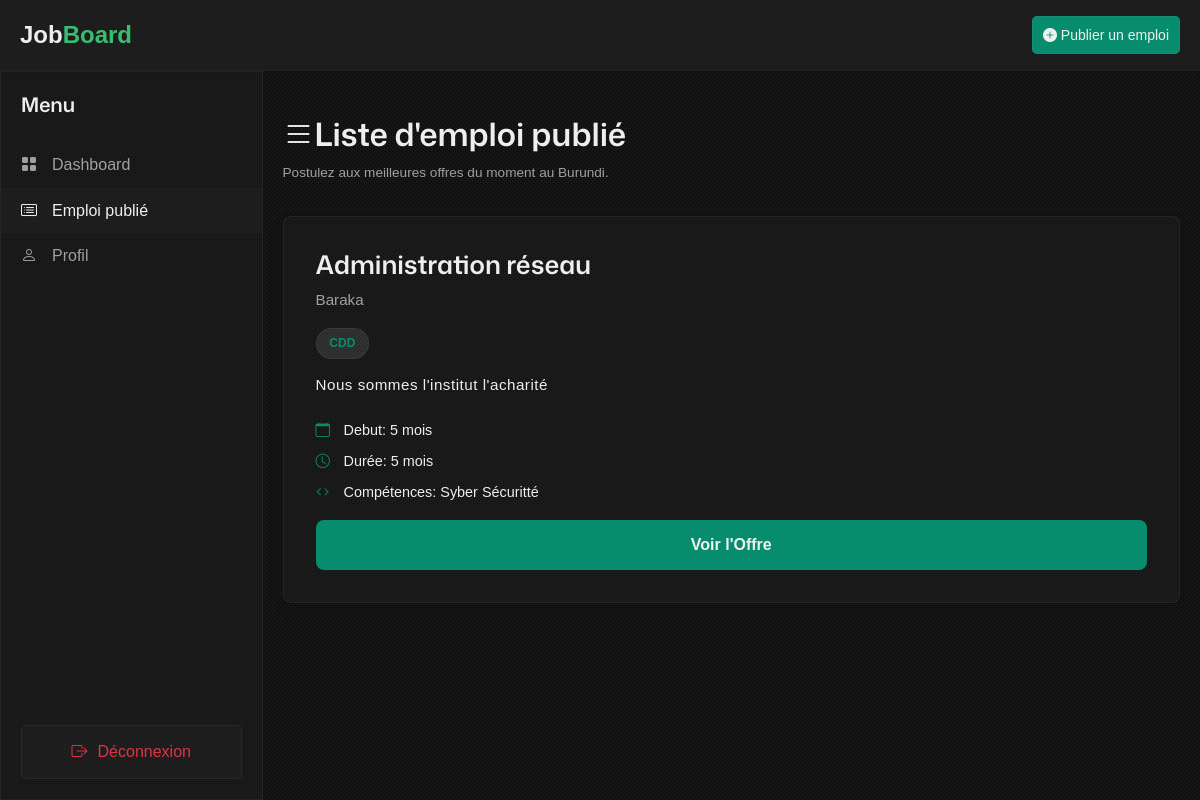
Before: /employer_offer/ (signed in) with the older database file.
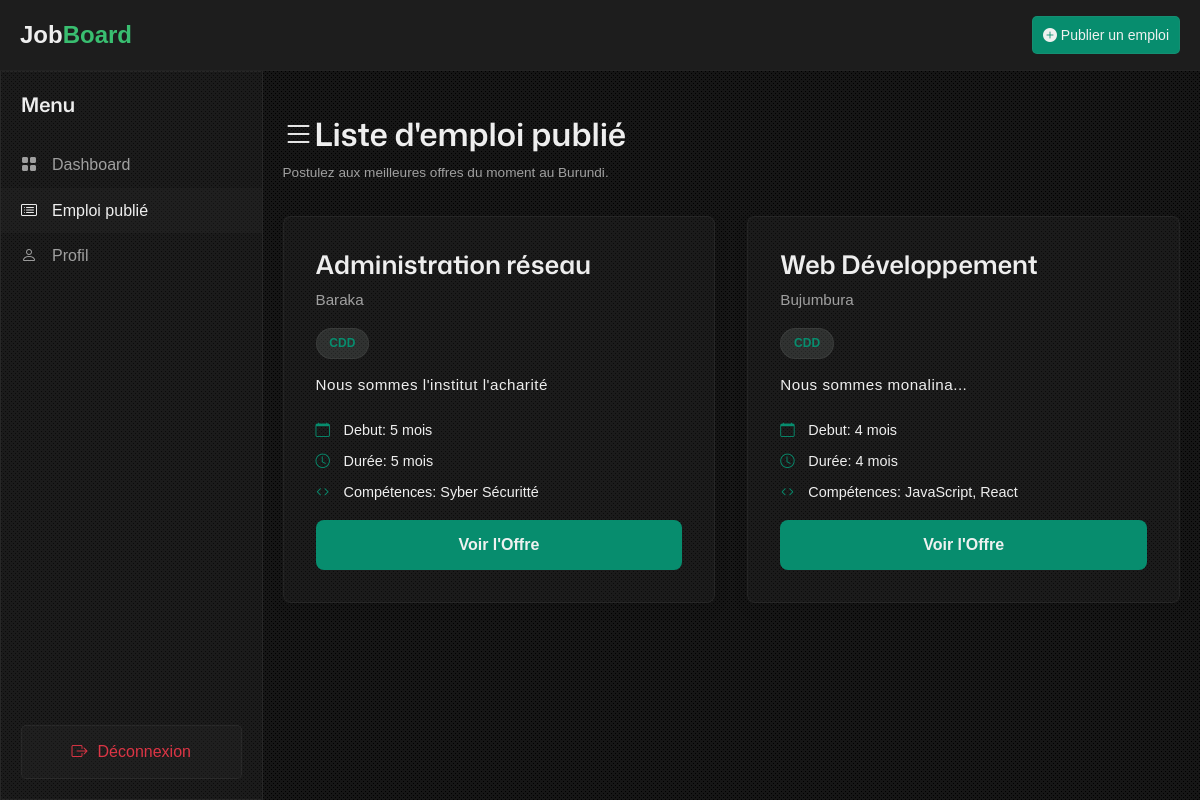
After: the same page with the newer database file.
### jobBoard/app/job/models.py (models this page shows)
class Offer(models.Model):
    id = models.UUIDField(primary_key=True, default=uuid4, editable=False)
    employer = models.ForeignKey('EmployerProfil', on_delete=models.SET_NULL, null=True, related_name="offers")
    title = models.CharField(max_length=50)
    competence = models.CharField(max_length=100)
    experience = models.CharField(max_length=100, null=True, blank=True)
    delay = models.CharField(max_length=50, null=True, blank=True)
    profil = models.CharField(max_length=150, null=True, blank=True)
    description = models.TextField()
    contract_type = models.CharField(max_length=20)
    salary = models.IntegerField(null=True, blank=True)
    workplace = models.CharField(max_length=50)
    company_name = models.CharField(max_length=50)
    activity_sector = models.CharField(max_length=50, null=True, blank=True)
    coordinate = models.CharField(max_length=100)
    created_at = models.DateTimeField(auto_now_add=True)
    updated_at = models.DateTimeField(auto_now=True)

### jobBoard/app/job/employer_views.py (the view)
# urls.py: path('employer_offer/', offerView, name="employer_offer"),
@never_cache
@login_required
def offerView(request):
    offers = Offer.objects.filter(employer__user=request.user).order_by('created_at')
    return render(request, 'job/employer/employer_offer.html', {'offers': offers})

### jobBoard/app/job/templates/job/employer/employer_offer.html
{% extends "../bases/base.html" %}
{% block header %}
    {% include "../bases/header.html" %}
{% endblock %}
{% block content %}
<main class="main-layout">
    {% include "../bases/left_bar.html" %}
    <section class="right-bar">
        <div class="header">
            <h1><i class="bi bi-list"></i>Liste d'emploi publié</h1>
            <p class="intro-text">Postulez aux meilleures offres du moment au Burundi.</p>
        </div>
        <section class="job-list">
            {% if offers %}
            {% for offer in offers %}
            <article class="job-card">
                <div>
                    <h3 class="card-title">{{ offer.title }}</h3>
                    <p class="card-subtitle">{{ offer.workplace }}</p>
                    <span class="job-tag tag-stage">{{ offer.contract_type }}</span>
                    <p class="short-description">{{ offer.description }}</p>
                    <ul class="card-details-list">
                        <li><i class="bi bi-calendar"></i>Debut: {{ offer.delay }}</li>
                        <li><i class="bi bi-clock"></i>Durée: {{ offer.delay }}</li>
                        <li><i class="bi bi-code"></i>Compétences:  {{ offer.competence }}</li>
                    </ul>
                </div>
                <a href="{% url "offer_detail" offer.id %}" class="view-details-btn">Voir l'Offre</a>
            </article>
            {% endfor %}
            {% else %}
            <div style="text-align: center;margin: 2em 0;color: var(--bs-text-muted);">
                <i class="bi bi-search" style="font-size: 50px;"></i>
                <p>Aucun emploi disponible pour le moment</p>
            </div>
            {% endif %}
        </section>
    </section>
</main>
{% endblock %}

Changed rows visible on the page:
added Offer: title "Web Développement", workplace "Bujumbura", contract_type "CDD", description "Nous sommes monalina...", delay "4 mois", competence "JavaScript, React"
